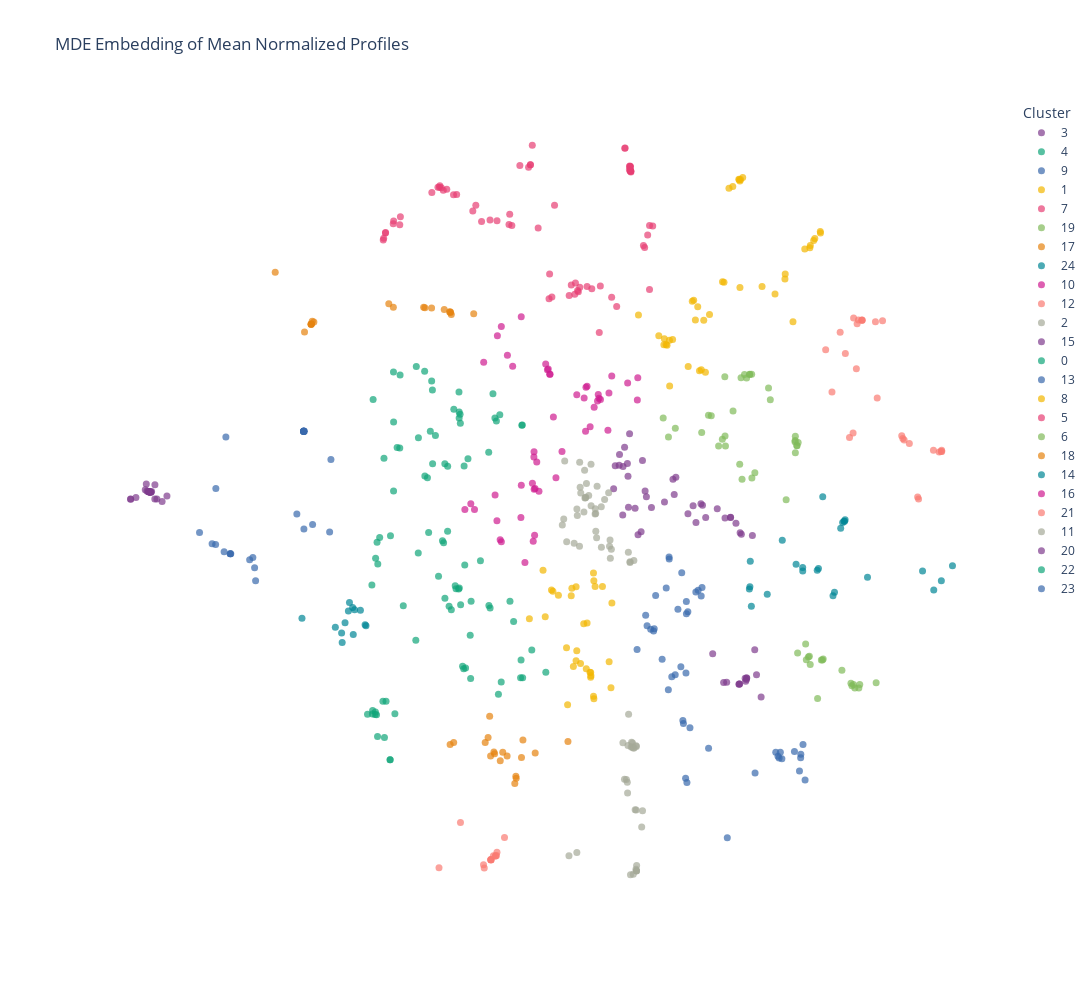

Notebook code for this chart:
### Code cell
mde_2000 = tf_compute_MDE(adata_2000, n_jobs=5, label_points=False, spectral=True,leiden_neighbors=8)

### Figure 1 — Plotly figure (JSON) as saved in the notebook; plotly's stock layout.template omitted (floating-point values rounded to 4 significant figures)
{"data": [{"customdata": [["ADNP2"], ["CREB3L3"], ["DLX6"], ["DUXA"], ["ERF"], ["ESR1"], ["ETV5"], ["FOXD4"], ["FOXK1"], ["FOXN2"], ["GSC"], ["HDX"], ["IRX4"], ["KLF4"], ["KLF5"], ["MAFG"], ["MEOX1"], ["PAX6"], ["PGR"], ["REL"], ["REPIN1"], ["RHOXF2"], ["SP2"], ["SRY"], ["TMF1"], ["ZKSCAN1"], ["ZNF17"], ["ZNF222"], ["ZNF284"], ["ZNF485"], ["ZNF597"], ["ZNF639"], ["ZNF705D"], ["ZNF736"], ["ZNF764"], ["ZNF783"]], "hovertemplate": "cluster=3<br>x=%{x}<br>y=%{y}<br>gene_target=%{customdata[0]}<extra></extra>", "legendgroup": "3", "marker": {"color": "rgb(127, 60, 141)", "opacity": 0.7, "size": 7, "symbol": "circle"}, "mode": "markers+text", "name": "3", "orientation": "v", "showlegend": true, "textfont": {"size": 4}, "textposition": "middle center", "type": "scatter", "x": [0.8958, 2.221, 2.688, 1.099, 1.242, 1.156, 0.9619, 3.049, 2.121, 0.9923, 1.318, 2.464, 3.13, 0.7977, 0.7148, 3.154, 1.293, 0.7915, 0.86, 0.866, 1.832, 1.856, 0.9713, 1.416, 2.946, 0.9502, 2.943, 2.276, 1.215, 3.367, 2.403, 1.668, 0.6842, 2.372, 2.838, 1.888], "xaxis": "x", "y": [1.088, 0.007666, -0.04873, -0.03914, 0.8434, -0.5305, 0.5524, -0.3181, -0.142, 1.336, 0.1751, -0.2093, -0.4898, 0.9546, 0.7452, -0.5177, 0.2801, 0.7555, -0.1636, 0.7339, 0.4973, 0.2138, -0.02176, -0.02493, -0.207, 0.7853, -0.2096, -0.3001, -0.4738, -0.5435, 0.01754, 0.07564, 0.322, 0.04363, -0.2205, 0.535], "yaxis": "y"}, {"customdata": [["AEBP1"], ["BARX1"], ["CAMTA2"], ["CREM"], ["EBF3"], ["FOXQ1"], ["JAZF1"], ["KDM2A"], ["LHX9"], ["LMX1B"], ["MYCL"], ["NCOA3"], ["PBX3"], ["PRDM13"], ["RBPJL"], ["THAP7"], ["THAP10"], ["THRA"], ["TIGD6"], ["TP53"], ["YY2"], ["ZNF66"], ["ZNF253"], ["ZNF316"], ["ZNF358"], ["ZNF438"], ["ZNF486"], ["ZNF492"], ["ZNF512B"], ["ZNF563"], ["ZNF621"], ["ZNF692"], ["ZNF704"], ["ZNF853"], ["ZNF878"]], "hovertemplate": "cluster=4<br>x=%{x}<br>y=%{y}<br>gene_target=%{customdata[0]}<extra></extra>", "legendgroup": "4", "marker": {"color": "rgb(17, 165, 121)", "opacity": 0.7, "size": 7, "symbol": "circle"}, "mode": "markers+text", "name": "4", "orientation": "v", "showlegend": true, "textfont": {"size": 4}, "textposition": "middle center", "type": "scatter", "x": [-3.571, -2.132, -1.583, -2.58, -2.966, -2.303, -2.207, -3.445, -2.525, -3.132, -3.573, -1.611, -3.967, -2.306, -1.517, -2.303, -3.502, -1.65, -2.835, -3.091, -1.732, -2.28, -3.571, -3.757, -2.406, -1.082, -2.285, -3.451, -2.82, -2.861, -2.97, -2.762, -2.916, -1.091, -2.816], "xaxis": "x", "y": [0.2781, 0.8749, 1.572, 0.7814, 0.5577, 1.626, 0.7393, 2.42, 0.7385, 2.58, 2.476, 1.625, 1.969, 2.107, 1.687, 1.736, 1.085, 2.077, 2.309, 1.265, 0.9936, 1.529, 1.552, 0.8822, 1.789, 1.499, 1.696, 1.074, 2.143, 1.382, 2.49, 1.302, 0.5256, 1.492, 0.7808], "yaxis": "y"}, {"customdata": [["AHR"], ["CREB3L4"], ["CSRNP2"], ["FOXI2"], ["GATA1"], ["GPBP1"], ["HES7"], ["HHEX"], ["NR1I3"], ["ONECUT3"], ["PITX2"], ["RFX2"], ["RFX7"], ["SHOX2"], ["TCF15"], ["ZBTB39"], ["ZFP69"], ["ZFP90"], ["ZKSCAN3"], ["ZNF75D"], ["ZNF83"], ["ZNF268"], ["ZNF454"], ["ZNF487"], ["ZNF491"], ["ZNF532"], ["ZNF610"], ["ZNF667"], ["ZNF713"], ["ZNF728"], ["ZSCAN23"]], "hovertemplate": "cluster=9<br>x=%{x}<br>y=%{y}<br>gene_target=%{customdata[0]}<extra></extra>", "legendgroup": "9", "marker": {"color": "rgb(57, 105, 172)", "opacity": 0.7, "size": 7, "symbol": "circle"}, "mode": "markers+text", "name": "9", "orientation": "v", "showlegend": true, "textfont": {"size": 4}, "textposition": "middle center", "type": "scatter", "x": [2.16, 1.401, 1.742, 2.119, 2.101, 1.984, 2.319, 1.469, 1.701, 2.083, 2.023, 2.09, 1.622, 1.875, 2.377, 2.034, 1.138, 1.927, 2.393, 1.331, 1.456, 1.304, 1.759, 2.091, 2.52, 2.076, 2.274, 1.808, 1.497, 2.001, 1.756], "xaxis": "x", "y": [-4.093, -2.273, -3.392, -1.949, -5.103, -2.966, -1.556, -2.264, -1.511, -3.08, -3.957, -1.763, -2.827, -3.115, -1.658, -4.012, -2.647, -1.902, -1.501, -2.209, -2.306, -2.015, -0.9755, -1.989, -4.47, -5.025, -1.584, -3.151, -1.652, -1.232, -0.9381], "yaxis": "y"}, {"customdata": [["AIRE"], ["ARID3B"], ["ARNT2"], ["CDX1"], ["FOXD4L5"], ["GLI1"], ["HSF2"], ["IKZF4"], ["JRKL"], ["NFE2L3"], ["NR2F2"], ["PAX9"], ["PREB"], ["RBCK1"], ["SALL4"], ["SIX2"], ["SREBF1"], ["SRF"], ["TBPL1"], ["TCF7"], ["TERF1"], ["TFEB"], ["TP73"], ["TSHZ3"], ["ZBED6"], ["ZBTB43"], ["ZNF16"], ["ZNF20"], ["ZNF32"], ["ZNF200"], ["ZNF213"], ["ZNF256"], ["ZNF287"], ["ZNF341"], ["ZNF398"], ["ZNF510"], ["ZNF629"], ["ZNF664"], ["ZNF701"], ["ZNF891"], ["ZSCAN16"]], "hovertemplate": "cluster=1<br>x=%{x}<br>y=%{y}<br>gene_target=%{customdata[0]}<extra></extra>", "legendgroup": "1", "marker": {"color": "rgb(242, 183, 1)", "opacity": 0.7, "size": 7, "symbol": "circle"}, "mode": "markers+text", "name": "1", "orientation": "v", "showlegend": true, "textfont": {"size": 4}, "textposition": "middle center", "type": "scatter", "x": [2.232, 2.789, 1.767, 1.164, 2.459, 4.552, 4.479, 2.988, 1.656, 3.126, 1.665, 3.113, 1.557, 4.574, 2.818, 4.38, 3.139, 1.698, 2.31, 2.265, 3.997, 3.805, 1.763, 1.824, 2.914, 4.683, 4.152, 4.68, 4.487, 2.538, 2.205, 2.427, 2.344, 2.126, 3.554, 2.379, 3.18, 4.002, 1.716, 3.127, 3.105], "xaxis": "x", "y": [3.803, 4.146, 2.217, 3.531, 2.471, 4.905, 4.77, 5.901, 2.98, 6.004, 3.09, 6.028, 3.145, 4.942, 4.136, 4.748, 6.032, 2.986, 3.684, 3.435, 4.193, 3.916, 3.063, 3.079, 5.871, 5.044, 3.404, 5.07, 4.814, 3.541, 3.783, 3.433, 2.5, 2.577, 4.054, 2.52, 6.071, 4.287, 2.971, 4.04, 6.038], "yaxis": "y"}, {"customdata": [["AKAP8"], ["AKAP8L"], ["ATF6B"], ["CEBPB"], ["CENPB"], ["CRX"], ["FOXS1"], ["GATA6"], ["GTF3A"], ["HES4"], ["IRX5"], ["KLF10"], ["PHF21A"], ["POU3F4"], ["RAX"], ["SMAD9"], ["SNAI2"], ["TCF21"], ["TFEC"], ["ZBTB22"], ["ZNF44"], ["ZNF98"], ["ZNF134"], ["ZNF414"], ["ZNF507"], ["ZNF653"], ["ZNF706"], ["ZNF787"], ["ZNF816"], ["ZNF843"], ["ZNF850"], ["ZNF860"]], "hovertemplate": "cluster=7<br>x=%{x}<br>y=%{y}<br>gene_target=%{customdata[0]}<extra></extra>", "legendgroup": "7", "marker": {"color": "rgb(231, 63, 116)", "opacity": 0.7, "size": 7, "symbol": "circle"}, "mode": "markers+text", "name": "7", "orientation": "v", "showlegend": true, "textfont": {"size": 4}, "textposition": "middle center", "type": "scatter", "x": [-0.8888, -3.57, -0.7753, -3.578, -1.571, -0.9236, -1.339, -2.831, -2.684, -2.713, -1.284, -2.676, -3.729, -3.763, -3.726, -2.542, -1.326, -0.926, -1.869, -2.351, -2.039, -1.706, -2.412, -3.771, -3.439, -2.648, -2.61, -0.4584, -1.981, -3.451, -0.9607, -1.129], "xaxis": "x", "y": [6.663, 5.264, 5.137, 5.216, 5.27, 6.307, 5.201, 5.793, 5.889, 5.89, 5.182, 5.915, 5.044, 4.948, 5.052, 5.854, 5.39, 6.304, 5.258, 5.754, 5.451, 5.283, 5.75, 4.913, 5.342, 5.88, 5.834, 5.556, 5.555, 5.198, 6.257, 6.291], "yaxis": "y"}, {"customdata": [["ANKZF1"], ["CC2D1A"], ["CEBPA"], ["GATA5"], ["HNF1B"], ["POU3F3"], ["STAT1"], ["TBPL2"], ["TET1"], ["ZFP2"], ["ZNF24"], ["ZNF212"], ["ZNF215"], ["ZNF443"], ["ZNF511"], ["ZNF672"], ["ZNF697"], ["ZNF716"]], "hovertemplate": "cluster=19<br>x=%{x}<br>y=%{y}<br>gene_target=%{customdata[0]}<extra></extra>", "legendgroup": "19", "marker": {"color": "rgb(128, 186, 90)", "opacity": 0.7, "size": 7, "symbol": "circle"}, "mode": "markers+text", "name": "19", "orientation": "v", "showlegend": true, "textfont": {"size": 4}, "textposition": "middle center", "type": "scatter", "x": [4.449, 4.722, 4.41, 5.098, 5.348, 5.443, 5.425, 4.242, 4.469, 4.397, 5.76, 4.486, 4.736, 5.292, 5.273, 5.322, 4.701, 4.628], "xaxis": "x", "y": [-2.786, -2.842, -2.836, -3.03, -3.359, -3.292, -3.359, -2.714, -2.771, -2.546, -3.26, -2.923, -2.823, -3.315, -3.273, -3.294, -2.843, -3.552], "yaxis": "y"}, {"customdata": [["ARHGAP35"], ["ASCL3"], ["BACH2"], ["CTCFL"], ["FAM200B"], ["FOXN4"], ["GATAD2B"], ["MSX1"], ["NFIB"], ["NFIC"], ["PITX1"], ["TCF7L2"], ["ZBTB3"], ["ZEB1"], ["ZNF12"], ["ZNF669"], ["ZNF700"], ["ZNF707"], ["ZNF823"]], "hovertemplate": "cluster=17<br>x=%{x}<br>y=%{y}<br>gene_target=%{customdata[0]}<extra></extra>", "legendgroup": "17", "marker": {"color": "rgb(230, 131, 16)", "opacity": 0.7, "size": 7, "symbol": "circle"}, "mode": "markers+text", "name": "17", "orientation": "v", "showlegend": true, "textfont": {"size": 4}, "textposition": "middle center", "type": "scatter", "x": [-2.022, -3.576, -5.164, -2.989, -5.86, -2.455, -3.663, -5.167, -2.965, -2.471, -5.165, -5.112, -2.592, -2.836, -2.471, -5.293, -5.144, -5.16, -2.489], "xaxis": "x", "y": [3.553, 3.672, 3.357, 3.671, 4.321, 3.54, 3.737, 3.359, 3.666, 3.574, 3.357, 3.399, 3.633, 3.659, 3.586, 3.214, 3.414, 3.363, 3.588], "yaxis": "y"}, {"customdata": [["ARID2"], ["ATOH1"], ["DLX4"], ["DR1"], ["DRAP1"], ["ETV3L"], ["FOXM1"], ["GMEB2"], ["L3MBTL4"], ["PATZ1"], ["SOX4"], ["ZNF219"], ["ZNF630"]], "hovertemplate": "cluster=24<br>x=%{x}<br>y=%{y}<br>gene_target=%{customdata[0]}<extra></extra>", "legendgroup": "24", "marker": {"color": "rgb(0, 134, 149)", "opacity": 0.7, "size": 7, "symbol": "circle"}, "mode": "markers+text", "name": "24", "orientation": "v", "showlegend": true, "textfont": {"size": 4}, "textposition": "middle center", "type": "scatter", "x": [-4.576, -4.362, -4.351, -4.509, -4.697, -5.342, -4.424, -4.565, -4.105, -4.212, -4.445, -4.122, -4.325], "xaxis": "x", "y": [-2.344, -1.871, -2.369, -2.152, -2.239, -2.07, -1.778, -2.521, -2.209, -1.921, -1.939, -2.193, -1.915], "yaxis": "y"}, {"customdata": [["ARID3A"], ["BARHL1"], ["CENPS"], ["HES6"], ["HNF4G"], ["HSF4"], ["LCOR"], ["MXD4"], ["NFIL3"], ["NME2"], ["NR4A3"], ["PBX1"], ["PPARA"], ["RAG1"], ["SP7"], ["TFAP2A"], ["ZBTB6"], ["ZBTB47"], ["ZNF93"], ["ZNF280C"], ["ZNF311"], ["ZNF446"], ["ZNF490"], ["ZNF556"], ["ZNF594"], ["ZNF628"], ["ZNF648"], ["ZNF660"], ["ZNF674"]], "hovertemplate": "cluster=10<br>x=%{x}<br>y=%{y}<br>gene_target=%{customdata[0]}<extra></extra>", "legendgroup": "10", "marker": {"color": "rgb(207, 28, 144)", "opacity": 0.7, "size": 7, "symbol": "circle"}, "mode": "markers+text", "name": "10", "orientation": "v", "showlegend": true, "textfont": {"size": 4}, "textposition": "middle center", "type": "scatter", "x": [0.5934, -1.488, 0.1412, 0.1496, -1.37, -1.102, 0.6477, -0.5521, 0.9551, 0.5739, 0.3867, -0.545, 1.142, -1.829, -1.564, -1.268, -0.4807, 0.2298, 0.4298, 0.1702, 0.4011, 1.151, -0.6297, -0.02811, 0.3726, -0.5802, 0.3075, -0.5963, 0.1139], "xaxis": "x", "y": [2.09, 3.317, 1.385, 2.197, 2.788, 3.499, 2.401, 2.437, 2.274, 1.4, 2.064, 2.433, 1.961, 2.659, 3.146, 2.581, 1.646, 1.467, 1.97, 2.215, 1.994, 2.37, 2.626, 2.056, 1.943, 2.531, 1.825, 2.518, 1.996], "yaxis": "y"}, {"customdata": [["ARNT"], ["ASCL2"], ["CENPX"], ["DMRT2"], ["FIGLA"], ["FOSL2"], ["GTF2IRD1"], ["HES3"], ["HIC1"], ["LIN28B"], ["MEIS1"], ["NEUROD2"], ["NFKB1"], ["REST"], ["SNAPC4"], ["SNAPC5"], ["SOX1"], ["STAT5A"], ["ZNF91"], ["ZNF136"], ["ZNF382"], ["ZNF383"], ["ZNF420"], ["ZNF432"], ["ZNF461"], ["ZNF552"], ["ZNF607"]], "hovertemplate": "cluster=12<br>x=%{x}<br>y=%{y}<br>gene_target=%{customdata[0]}<extra></extra>", "legendgroup": "12", "marker": {"color": "rgb(249, 123, 114)", "opacity": 0.7, "size": 7, "symbol": "circle"}, "mode": "markers+text", "name": "12", "orientation": "v", "showlegend": true, "textfont": {"size": 4}, "textposition": "middle center", "type": "scatter", "x": [5.884, 5.378, 4.906, 6.255, 5.165, 7.017, 5.485, 6.563, 6.979, 5.065, 6.868, 6.277, 5.418, 5.245, 5.486, 5.49, 4.784, 6.301, 7.026, 5.314, 5.747, 5.78, 5.392, 7.029, 6.402, 6.58, 5.324], "xaxis": "x", "y": [3.425, 2.538, 2.109, 1.301, 2.82, 1.01, 3.432, 0.1704, 0.9997, 3.213, 1.033, 1.25, 3.439, 1.267, 3.438, 3.435, 2.889, 1.219, 1.03, 1.349, 3.407, 1.996, 3.368, 1.01, 1.157, 0.1309, 3.477], "yaxis": "y"}, {"customdata": [["ARX"], ["BHLHE41"], ["CREBL2"], ["DMRTB1"], ["EPAS1"], ["ESR2"], ["GBX1"], ["GLIS3"], ["HEY1"], ["KLF6"], ["MNX1"], ["MXI1"], ["NKX2-4"], ["PAX2"], ["PRDM12"], ["SHOX"], ["SIX4"], ["SIX6"], ["TCF7L1"], ["TFCP2L1"], ["TFDP1"], ["THAP6"], ["TIGD2"], ["TSC22D1"], ["ZBTB34"], ["ZFP41"], ["ZNF30"], ["ZNF169"], ["ZNF367"], ["ZNF394"], ["ZNF462"], ["ZNF546"], ["ZNF573"], ["ZNF658"], ["ZNF691"], ["ZNF735"], ["ZNF844"], ["ZSCAN26"]], "hovertemplate": "cluster=2<br>x=%{x}<br>y=%{y}<br>gene_target=%{customdata[0]}<extra></extra>", "legendgroup": "2", "marker": {"color": "rgb(165, 170, 153)", "opacity": 0.7, "size": 7, "symbol": "circle"}, "mode": "markers+text", "name": "2", "orientation": "v", "showlegend": true, "textfont": {"size": 4}, "textposition": "middle center", "type": "scatter", "x": [0.2025, 0.6044, 0.3549, 0.4476, 0.1453, 1.075, -0.308, 0.3394, -0.01805, 0.1097, 0.03673, -0.2807, 0.3368, 0.04825, 1.001, 0.1291, 0.5098, 0.2466, 0.02406, 0.2486, 0.5879, 0.6398, 1.001, 0.6204, 0.6148, 0.1228, 0.3258, 0.9687, -0.07935, 0.1587, 0.1399, 0.02754, -0.02613, 0.3293, -0.2619, 0.3642, 0.4452, -0.2237], "xaxis": "x", "y": [0.1955, -0.7425, -0.5848, -0.7616, 0.1653, -1.004, -0.3463, -0.4627, -0.1719, -0.1072, 0.3466, -0.2379, -0.1354, 0.2404, -1.026, 0.1522, 0.1209, 0.7725, -0.7427, 0.007618, 0.2455, -0.7957, -1.041, -0.9617, -0.6244, 0.6625, -0.1446, -0.8505, -0.6842, 0.4169, 0.1531, 0.8124, -0.0544, -0.04754, 0.8343, 0.369, -0.01191, -0.6556], "yaxis": "y"}, {"customdata": [["ASCL1"], ["FLYWCH1"], ["HMX2"], ["HOXD13"], ["MBD1"], ["MYF6"], ["NR1D1"], ["PHF20"], ["POU3F2"], ["POU5F1"], ["POU5F1B"], ["PRDM16"], ["RBPJ"], ["TCF12"], ["TET2"], ["ZNF180"], ["ZNF181"], ["ZNF396"], ["ZNF442"], ["ZNF521"], ["ZNF560"], ["ZNF710"], ["ZNF835"]], "hovertemplate": "cluster=15<br>x=%{x}<br>y=%{y}<br>gene_target=%{customdata[0]}<extra></extra>", "legendgroup": "15", "marker": {"color": "rgb(127, 60, 141)", "opacity": 0.7, "size": 7, "symbol": "circle"}, "mode": "markers+text", "name": "15", "orientation": "v", "showlegend": true, "textfont": {"size": 4}, "textposition": "middle center", "type": "scatter", "x": [-8.279, -8.25, -8.341, -8.294, -8.654, -8.352, -8.658, -8.286, -8.266, -8.297, -8.276, -8.302, -8.553, -8.187, -8.307, -8.372, -8.186, -8.319, -8.047, -8.293, -8.147, -8.263, -7.953], "xaxis": "x", "y": [0.2618, 0.2686, 0.2814, 0.2627, 0.1261, 0.4077, 0.1308, 0.2619, 0.2609, 0.2646, 0.2577, 0.2688, 0.1612, 0.1301, 0.2661, 0.3036, 0.3967, 0.2721, 0.08404, 0.2604, 0.1325, 0.2558, 0.1882], "yaxis": "y"}, {"customdata": [["ASCL5"], ["CEBPE"], ["DLX2"], ["EMX1"], ["FOXJ2"], ["GATA4"], ["HIVEP2"], ["HOXA7"], ["MSGN1"], ["NHLH1"], ["NKX6-1"], ["PLSCR1"], ["POU2F1"], ["PPARD"], ["RELB"], ["RFX8"], ["RXRA"], ["SETDB2"], ["SLC2A4RG"], ["SMAD4"], ["SOX11"], ["THAP5"], ["THAP12"], ["TIGD4"], ["ZFHX2"], ["ZMAT4"], ["ZNF124"], ["ZNF143"], ["ZNF165"], ["ZNF334"], ["ZNF395"], ["ZNF445"], ["ZNF541"], ["ZNF549"], ["ZNF566"], ["ZNF583"], ["ZNF589"], ["ZNF671"], ["ZNF726"], ["ZNF772"], ["ZZZ3"]], "hovertemplate": "cluster=0<br>x=%{x}<br>y=%{y}<br>gene_target=%{customdata[0]}<extra></extra>", "legendgroup": "0", "marker": {"color": "rgb(17, 165, 121)", "opacity": 0.7, "size": 7, "symbol": "circle"}, "mode": "markers+text", "name": "0", "orientation": "v", "showlegend": true, "textfont": {"size": 4}, "textposition": "middle center", "type": "scatter", "x": [-1.32, -2.454, -2.081, -3.094, -2.625, -3.876, -2.702, -3.631, -2.363, -2.275, -1.891, -3.918, -2.497, -2.379, -1.728, -2.179, -2.089, -2.526, -2.578, -2.313, -1.49, -0.6272, -1.106, -2.603, -0.8983, -2.072, -1.115, -3.141, -2.215, -3.84, -2.3, -1.075, -3.99, -3.383, -2.237, -3.89, -2.893, -1.705, -2.195, -1.543, -1.25], "xaxis": "x", "y": [-1.758, -1.913, -3.184, -0.8638, -0.6381, -1.068, -1.297, -0.5468, -1.525, -1.821, -1.009, -0.9628, -1.849, -1.47, -1.837, -2.988, -2.387, -0.4633, -1.7, -1.532, -3.248, -3.069, -2.842, -0.6744, -2.657, -1.759, -3.169, -2.478, -3.004, -0.5805, -1.513, -3.17, -1.455, -1.838, -2.959, -0.6679, -0.4852, -1.883, -1.085, -3.474, -2.13], "yaxis": "y"}, {"customdata": [["ASH1L"], ["ATMIN"], ["CHAMP1"], ["DNMT1"], ["E2F4"], ["KLF1"], ["NANOG"], ["NANOGP8"], ["PITX3"], ["PKNOX2"], ["PRDM14"], ["PROX2"], ["PURG"], ["RLF"], ["SETDB1"], ["SNAI1"], ["SP8"], ["STAT6"], ["TBX1"], ["TBX20"], ["TCF23"], ["TCFL5"], ["TWIST1"], ["VDR"], ["ZGPAT"], ["ZNF423"]], "hovertemplate": "cluster=13<br>x=%{x}<br>y=%{y}<br>gene_target=%{customdata[0]}<extra></extra>", "legendgroup": "13", "marker": {"color": "rgb(57, 105, 172)", "opacity": 0.7, "size": 7, "symbol": "circle"}, "mode": "markers+text", "name": "13", "orientation": "v", "showlegend": true, "textfont": {"size": 4}, "textposition": "middle center", "type": "scatter", "x": [-6.258, -5.312, -5.31, -5.309, -5.311, -6.73, -7.012, -7.08, -5.309, -7.008, -7.323, -6.354, -6.848, -6.719, -5.309, -5.305, -4.807, -6.292, -4.783, -5.137, -5.441, -5.296, -6.239, -5.308, -6.814, -6.73], "xaxis": "x", "y": [-1.138, 1.383, 1.384, 1.386, 1.379, -0.8811, -0.7109, -0.6965, 1.385, 0.3252, -0.4868, -0.9915, -0.8418, -0.8792, 1.381, -0.4216, -0.4793, -0.9473, 0.8618, -0.341, -0.1474, 1.385, -1.378, 1.383, 1.276, -0.8806], "yaxis": "y"}, {"customdata": [["ATOH7"], ["BCL6B"], ["BHLHE40"], ["DBX2"], ["DEAF1"], ["DMRT3"], ["GATA3"], ["GATAD2A"], ["HNF1A"], ["ISL1"], ["KLF15"], ["LEF1"], ["NEUROD4"], ["NEUROG3"], ["NFKB2"], ["OSR2"], ["TBX10"], ["TBX18"], ["ZBTB14"], ["ZBTB42"], ["ZNF112"], ["ZNF426"], ["ZNF441"], ["ZNF518A"], ["ZNF564"], ["ZNF581"], ["ZNF582"], ["ZNF592"], ["ZNF684"], ["ZNF687"], ["ZNF709"]], "hovertemplate": "cluster=8<br>x=%{x}<br>y=%{y}<br>gene_target=%{customdata[0]}<extra></extra>", "legendgroup": "8", "marker": {"color": "rgb(242, 183, 1)", "opacity": 0.7, "size": 7, "symbol": "circle"}, "mode": "markers+text", "name": "8", "orientation": "v", "showlegend": true, "textfont": {"size": 4}, "textposition": "middle center", "type": "scatter", "x": [0.4676, 0.1708, -0.04251, 0.2405, -0.04187, -0.945, 0.2397, -0.123, 0.1058, 0.04376, -0.2268, -0.6809, -0.4904, -0.3838, 0.6327, 0.3021, -0.2059, 0.2952, 0.597, 0.3016, 0.326, 0.6506, 0.1551, -0.02843, 0.2276, 0.2453, -0.5176, 0.2946, -0.1358, -0.6386, -0.09469], "xaxis": "x", "y": [-1.485, -2.16, -2.857, -3.073, -1.488, -2.079, -3.158, -1.518, -2.172, -2.908, -2.614, -1.186, -1.573, -1.644, -3.354, -3.558, -3.669, -3.511, -2.874, -1.379, -1.483, -1.788, -3.005, -2.671, -3.07, -3.133, -1.55, -1.234, -1.654, -2.043, -2.96], "yaxis": "y"}, {"customdata": [["BAZ2A"], ["BHLHE22"], ["CBX2"], ["CEBPD"], ["ESX1"], ["FOSL1"], ["FOXO1"], ["GATA2"], ["HLF"], ["IKZF5"], ["IRF4"], ["MEIS3"], ["MSANTD4"], ["MSX2"], ["NR3C2"], ["PIN1"], ["SOX30"], ["TAL2"], ["TIGD7"], ["USF2"], ["ZBED4"], ["ZBTB12"], ["ZBTB21"], ["ZBTB26"], ["ZFP30"], ["ZHX3"], ["ZNF28"], ["ZNF76"], ["ZNF518B"], ["ZNF614"], ["ZNF618"], ["ZNF683"], ["ZNF689"], ["ZNF786"], ["ZNF791"]], "hovertemplate": "cluster=5<br>x=%{x}<br>y=%{y}<br>gene_target=%{customdata[0]}<extra></extra>", "legendgroup": "5", "marker": {"color": "rgb(231, 63, 116)", "opacity": 0.7, "size": 7, "symbol": "circle"}, "mode": "markers+text", "name": "5", "orientation": "v", "showlegend": true, "textfont": {"size": 4}, "textposition": "middle center", "type": "scatter", "x": [-0.05451, 0.9957, 0.0296, 0.4062, 1.284, -0.1348, 1.009, 1.007, 1.014, -0.5649, -0.1753, 1.44, 0.6458, 0.4269, 0.743, 0.9059, -0.01271, 0.1704, 1.261, 0.002071, 0.9, 1.379, 1.018, -0.5538, -0.51, 1.014, 0.2617, 1.007, 1.016, 1.378, 1.007, 0.9889, 0.9926, 1.342, -0.06766], "xaxis": "x", "y": [4.122, 6.283, 4.042, 3.208, 4.777, 4.085, 6.268, 6.191, 6.19, 3.828, 3.889, 5.175, 3.856, 4.065, 3.688, 6.616, 3.982, 4.054, 4.811, 3.957, 6.611, 5.183, 6.171, 4.288, 3.862, 6.189, 4.016, 6.196, 6.184, 4.0, 6.27, 6.211, 6.274, 5.008, 3.914], "yaxis": "y"}, {"customdata": [["BHLHA9"], ["CREB5"], ["ELK1"], ["ESRRB"], ["ESRRG"], ["FOXE3"], ["FOXK2"], ["IRF8"], ["ISL2"], ["KCNIP3"], ["NANOGNB"], ["NFE2L1"], ["NOTO"], ["OVOL1"], ["RARB"], ["REXO4"], ["SCX"], ["SOX12"], ["SP140L"], ["TBX21"], ["TWIST2"], ["ZFP14"], ["ZFP42"], ["ZHX1"], ["ZNF354A"], ["ZNF354B"], ["ZNF419"], ["ZNF471"], ["ZNF571"], ["ZNF576"], ["ZNF747"], ["ZNF777"]], "hovertemplate": "cluster=6<br>x=%{x}<br>y=%{y}<br>gene_target=%{customdata[0]}<extra></extra>", "legendgroup": "6", "marker": {"color": "rgb(128, 186, 90)", "opacity": 0.7, "size": 7, "symbol": "circle"}, "mode": "markers+text", "name": "6", "orientation": "v", "showlegend": true, "textfont": {"size": 4}, "textposition": "middle center", "type": "scatter", "x": [3.314, 1.642, 2.518, 1.744, 2.993, 3.214, 3.255, 2.387, 3.167, 4.02, 3.122, 3.714, 2.839, 3.679, 3.148, 4.252, 4.191, 4.198, 1.877, 3.415, 3.315, 2.834, 4.23, 2.714, 3.358, 4.195, 2.786, 4.226, 2.572, 3.353, 2.847, 4.198], "xaxis": "x", "y": [2.436, 1.626, 1.678, 1.276, 1.758, 2.43, 2.367, 1.36, 0.4973, 0.1165, 0.7733, 1.967, 1.294, 2.181, 2.372, 1.177, 1.191, 0.9876, 1.438, 0.6179, 2.432, 2.389, 1.116, 1.108, 0.5208, 1.211, 1.237, 1.118, 1.669, 2.435, 1.112, 1.291], "yaxis": "y"}, {"customdata": [["BHLHA15"], ["DMBX1"], ["DOT1L"], ["EHF"], ["FOXA1"], ["FOXJ1"], ["IRF9"], ["NR0B1"], ["ONECUT2"], ["PCGF6"], ["RELA"], ["SCRT2"], ["ZFP69B"], ["ZMAT1"], ["ZNF267"], ["ZNF337"], ["ZNF408"], ["ZNF619"]], "hovertemplate": "cluster=18<br>x=%{x}<br>y=%{y}<br>gene_target=%{customdata[0]}<extra></extra>", "legendgroup": "18", "marker": {"color": "rgb(230, 131, 16)", "opacity": 0.7, "size": 7, "symbol": "circle"}, "mode": "markers+text", "name": "18", "orientation": "v", "showlegend": true, "textfont": {"size": 4}, "textposition": "middle center", "type": "scatter", "x": [-0.199, -1.713, -2.409, -0.8328, -1.631, -1.695, -1.617, -1.2, -1.46, -1.07, -1.376, -1.799, -1.098, -1.743, -1.206, -1.508, -2.478, -1.227], "xaxis": "x", "y": [-4.347, -3.882, -4.367, -4.559, -4.541, -4.614, -4.574, -5.024, -4.546, -4.321, -4.615, -4.364, -4.64, -4.275, -4.991, -4.701, -4.402, -5.124], "yaxis": "y"}, {"customdata": [["BSX"], ["CXXC1"], ["HMGN3"], ["IRF6"], ["MAFK"], ["MEOX2"], ["NEUROG2"], ["NFX1"], ["RARG"], ["RORC"], ["THAP8"], ["YBX1"], ["ZKSCAN7"], ["ZNF107"], ["ZNF174"], ["ZNF226"], ["ZNF280D"], ["ZNF416"], ["ZNF512"], ["ZNF514"], ["ZNF580"], ["ZNF605"], ["ZNF821"], ["ZSCAN32"]], "hovertemplate": "cluster=14<br>x=%{x}<br>y=%{y}<br>gene_target=%{customdata[0]}<extra></extra>", "legendgroup": "14", "marker": {"color": "rgb(0, 134, 149)", "opacity": 0.7, "size": 7, "symbol": "circle"}, "mode": "markers+text", "name": "14", "orientation": "v", "showlegend": true, "textfont": {"size": 4}, "textposition": "middle center", "type": "scatter", "x": [4.728, 7.236, 5.593, 7.021, 4.339, 5.16, 5.074, 3.309, 4.621, 4.644, 4.341, 5.112, 6.874, 3.347, 4.212, 4.954, 3.654, 5.137, 5.15, 3.319, 4.926, 3.945, 6.658, 3.326], "xaxis": "x", "y": [0.1752, -1.103, -1.315, -1.377, -1.134, -0.251, -0.4091, -1.532, -1.186, -1.151, -1.197, -0.3039, -1.55, -1.85, -1.071, -1.59, -1.628, -0.2774, -0.2807, -1.488, -1.657, -0.63, -1.2, -1.02], "yaxis": "y"}, {"customdata": [["CCDC17"], ["ESRRA"], ["GRHL3"], ["MKX"], ["MLXIP"], ["MXD1"], ["NKX6-3"], ["OTX1"], ["PRDM8"], ["SATB1"], ["SIX5"], ["SOX13"], ["TFE3"], ["TSHZ1"], ["ZFP1"], ["ZNF418"], ["ZNF500"], ["ZNF501"], ["ZNF540"], ["ZNF708"], ["ZNF852"]], "hovertemplate": "cluster=16<br>x=%{x}<br>y=%{y}<br>gene_target=%{customdata[0]}<extra></extra>", "legendgroup": "16", "marker": {"color": "rgb(207, 28, 144)", "opacity": 0.7, "size": 7, "symbol": "circle"}, "mode": "markers+text", "name": "16", "orientation": "v", "showlegend": true, "textfont": {"size": 4}, "textposition": "middle center", "type": "scatter", "x": [-1.031, -0.8863, -1.51, -1.572, -1.101, -1.608, -2.078, -0.7601, -0.8528, -1.487, -0.8439, -0.855, -2.006, -1.109, -0.8024, -2.193, -0.4312, -0.8578, -0.3142, -0.8708, -0.8356], "xaxis": "x", "y": [-1.039, 0.4209, -0.6227, -0.2716, 0.3878, 0.2046, 0.04191, 0.2745, 0.312, -0.6581, -0.5398, 1.006, -0.06187, -0.2078, 0.813, -0.0604, 0.5241, 0.9056, 1.008, -0.6506, 0.3252], "yaxis": "y"}, {"customdata": [["DACH2"], ["GRHL2"], ["MTERF1"], ["MTERF3"], ["MTERF4"], ["MYPOP"], ["NR4A1"], ["POGK"], ["ZBTB41"], ["ZNF155"], ["ZNF554"], ["ZNF775"], ["ZSCAN2"], ["ZSCAN18"]], "hovertemplate": "cluster=21<br>x=%{x}<br>y=%{y}<br>gene_target=%{customdata[0]}<extra></extra>", "legendgroup": "21", "marker": {"color": "rgb(249, 123, 114)", "opacity": 0.7, "size": 7, "symbol": "circle"}, "mode": "markers+text", "name": "21", "orientation": "v", "showlegend": true, "textfont": {"size": 4}, "textposition": "middle center", "type": "scatter", "x": [-1.6, -2.693, -1.689, -1.689, -1.685, -1.426, -1.572, -1.832, -1.693, -2.277, -1.64, -1.581, -1.601, -1.818], "xaxis": "x", "y": [-6.463, -6.677, -6.534, -6.533, -6.533, -6.119, -6.391, -6.623, -6.526, -5.844, -6.455, -6.451, -6.46, -6.684], "yaxis": "y"}, {"customdata": [["DMRTA2"], ["ERG"], ["ETS1"], ["ETS2"], ["ETV1"], ["HEY2"], ["IRX1"], ["KMT2B"], ["LCORL"], ["LTF"], ["MECOM"], ["MITF"], ["MTF2"], ["NEUROG1"], ["NFXL1"], ["PHF1"], ["SP1"], ["TBX22"], ["THRB"], ["ZNF276"], ["ZNF300"], ["ZNF326"], ["ZNF519"], ["ZNF572"], ["ZNF616"], ["ZNF705A"], ["ZNF732"], ["ZNF888"]], "hovertemplate": "cluster=11<br>x=%{x}<br>y=%{y}<br>gene_target=%{customdata[0]}<extra></extra>", "legendgroup": "11", "marker": {"color": "rgb(165, 170, 153)", "opacity": 0.7, "size": 7, "symbol": "circle"}, "mode": "markers+text", "name": "11", "orientation": "v", "showlegend": true, "textfont": {"size": 4}, "textposition": "middle center", "type": "scatter", "x": [0.8941, 0.9614, 1.01, -0.02717, 1.119, 1.126, 0.9539, 1.123, 0.8637, 1.1, 1.243, 1.046, -0.1796, 1.125, 1.031, 1.129, 1.05, 1.12, 1.023, 0.9485, 0.9734, 1.116, 1.064, 1.063, 1.08, 1.227, 0.9311, 1.124], "xaxis": "x", "y": [-5.042, -4.419, -6.806, -6.397, -5.614, -6.732, -5.297, -6.733, -4.369, -5.607, -5.627, -4.451, -6.457, -6.737, -4.362, -6.637, -4.376, -4.424, -4.448, -5.101, -3.846, -6.704, -6.799, -4.466, -4.469, -5.924, -5.05, -4.439], "yaxis": "y"}, {"customdata": [["DMRTC2"], ["LHX5"], ["NR1H4"], ["PA2G4"], ["PCGF2"], ["POU4F3"], ["SP110"], ["SPDEF"], ["TCF3"], ["ZBTB33"], ["ZFP37"], ["ZNF469"], ["ZNF551"], ["ZNF781"]], "hovertemplate": "cluster=20<br>x=%{x}<br>y=%{y}<br>gene_target=%{customdata[0]}<extra></extra>", "legendgroup": "20", "marker": {"color": "rgb(127, 60, 141)", "opacity": 0.7, "size": 7, "symbol": "circle"}, "mode": "markers+text", "name": "20", "orientation": "v", "showlegend": true, "textfont": {"size": 4}, "textposition": "middle center", "type": "scatter", "x": [3.113, 3.107, 2.599, 3.447, 3.256, 3.121, 3.227, 3.237, 3.536, 3.258, 3.25, 2.811, 3.413, 2.87], "xaxis": "x", "y": [-3.283, -3.288, -2.728, -3.113, -3.174, -3.285, -3.178, -3.235, -3.526, -3.174, -3.201, -3.259, -2.652, -3.252], "yaxis": "y"}, {"customdata": [["EBF2"], ["FOXD3"], ["FOXH1"], ["GTF2I"], ["JUNB"], ["MESP2"], ["SOX14"], ["SOX18"], ["ZBED1"], ["ZNF205"], ["ZNF275"], ["ZNF596"], ["ZSCAN30"]], "hovertemplate": "cluster=22<br>x=%{x}<br>y=%{y}<br>gene_target=%{customdata[0]}<extra></extra>", "legendgroup": "22", "marker": {"color": "rgb(17, 165, 121)", "opacity": 0.7, "size": 7, "symbol": "circle"}, "mode": "markers+text", "name": "22", "orientation": "v", "showlegend": true, "textfont": {"size": 4}, "textposition": "middle center", "type": "scatter", "x": [-3.977, -3.637, -3.748, -3.717, -3.546, -3.881, -3.923, -3.98, -4.075, -3.928, -3.777, -3.64, -3.901], "xaxis": "x", "y": [-3.774, -4.685, -4.273, -3.603, -3.834, -4.256, -3.802, -3.841, -3.843, -3.85, -3.605, -4.684, -3.853], "yaxis": "y"}, {"customdata": [["ELF3"], ["FOSB"], ["HBP1"], ["NKX6-2"], ["RUNX3"], ["SPIB"], ["TBX15"], ["ZNF48"], ["ZNF57"], ["ZNF80"], ["ZNF345"], ["ZNF780A"], ["ZSCAN25"]], "hovertemplate": "cluster=23<br>x=%{x}<br>y=%{y}<br>gene_target=%{customdata[0]}<extra></extra>", "legendgroup": "23", "marker": {"color": "rgb(57, 105, 172)", "opacity": 0.7, "size": 7, "symbol": "circle"}, "mode": "markers+text", "name": "23", "orientation": "v", "showlegend": true, "textfont": {"size": 4}, "textposition": "middle center", "type": "scatter", "x": [2.882, 3.908, 4.278, 3.819, 3.884, 4.346, 3.419, 3.937, 3.862, 4.304, 4.386, 4.3, 4.18], "xaxis": "x", "y": [-6.123, -4.547, -4.893, -4.545, -4.654, -4.403, -4.928, -4.664, -4.618, -4.582, -5.057, -4.646, -4.531], "yaxis": "y"}], "layout": {"coloraxis": {"showscale": false}, "height": 1000, "legend": {"title": {"text": "Cluster"}, "tracegroupgap": 0}, "plot_bgcolor": "white", "showlegend": true, "title": {"text": "MDE Embedding of Mean Normalized Profiles"}, "width": 1200, "xaxis": {"anchor": "y", "domain": [0, 1], "title": {"text": "x"}, "visible": false}, "yaxis": {"anchor": "x", "domain": [0, 1], "title": {"text": "y"}, "visible": false}}}
